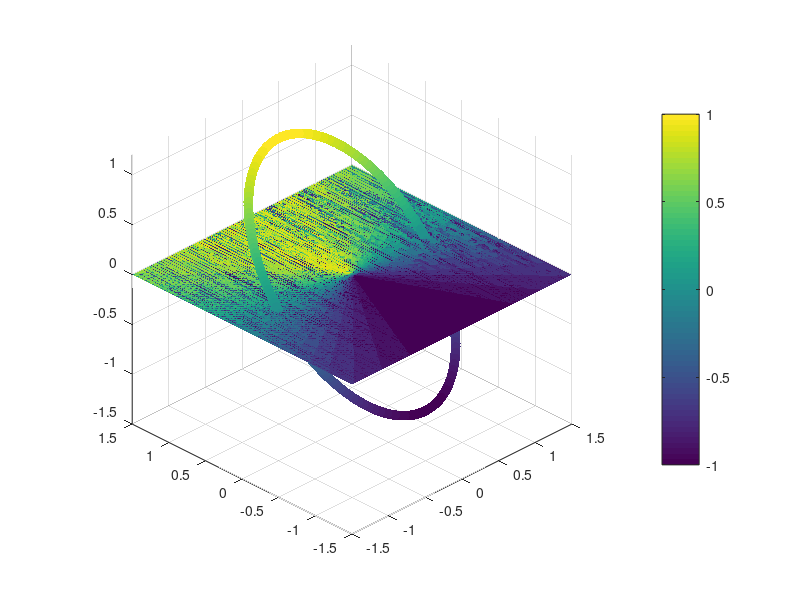

Reproduce this figure in MATLAB. (Note: this script raises an error after producing the figure.)
%% Heat equation               
% on circle of radius R
%% Computational parameters    
Nx = 100;     Ny = 100;        % Grid size
Ntime = 1e2;  plotgap = 01;    % Number of time steps
%% Physical parameters         
nu = 1;  R = 1;                % Diffusivity and Raius
Lx = 2;  Ly = 2;               % Domain size
Tfinal = 1;                    % Length of the simulation
dx = 2*Lx/Nx; dy = 2*Ly/Ny;    % Spatial resolutions
dt = Tfinal/Ntime;             % Temporal resolution
%% Grids                       
x = dx-Lx:dx:Lx;
y = dy-Ly:dy:Ly;
[X, Y] = meshgrid(x, y);       % Embedding grid
XX = X(:);  YY = Y(:); 
[th, ~] = cart2pol(X, Y);
[cpx, cpy] = pol2cart(th, R);
cpxvec = cpx(:);   cpyvec = cpy(:); 
%% Initial Condition           
IC = @(x) sin(x); % exp(-2*x.^2)
%% Operators                   
Ix = speye(Nx);  Iy = speye(Ny); I = kron(Ix, Iy);
Dxx = (circshift(Ix, [1, 0]) - 2*Ix + circshift(Ix, [-1, 0]))/(dx^2);
Dyy = (circshift(Iy, [1, 0]) - 2*Iy + circshift(Iy, [-1, 0]))/(dy^2);  
Lap = nu*(kron(Ix, Dyy) + kron(Dxx, Iy));    %[Low, Up] = lu(I - dt*Lap);
[LL, UU, PP, QQ, RR] = lu(I - dt*Lap);

%% Annulus
%f = @(r) (r*4-1).*(r>=1/4 & r<=1/2) + (r>1/2 & r<3/2) + ( 1-4*(r-3/2) ).*(r>=3/2 & r<2); 
%annulus = f( sqrt( X.^2 + Y.^2 ) );  an = annulus(:);

%% Initial Plot                
u = IC(th(:));     figure(1)
lims = [-1.5*R 1.5*R -1.5*R 1.5*R min(u)-0.5 max(u)+0.2];
s = scatter3(cpxvec, cpyvec, u, 50, u, 'filled'); hold on
[~, h] = contourf(x, y, IC(atan2(Y, X)), 20, 'linecolor', 'none');
colorbar, axis(lims), axis square, view([-45 30]), hold off
h.ContourZLevel = lims(5);     
title('Time = 0', 'FontSize', 20);
%% Time Integration            
tic
for t = 1:Ntime              
    u = QQ*(UU\(LL\(PP*(RR\u))));    % Time step on the embedding grid 
    u = interp2(X, Y, reshape(u, Nx, Ny), cpx, cpy, 'cubic');   % Interpolation to the circle
    u = u(:);
    if mod(t, plotgap) == 0             % Plotting
        s.ZData = u;  s.CData = u;  
        h.ZData = reshape(u, Nx, Ny);
        %s.ZData = reshape(u, Nx, Ny);
        title(['Time = ', num2str(t*dt)])
        drawnow
    end
end
fprintf('Time integration took %2.1f seconds \n', toc)








